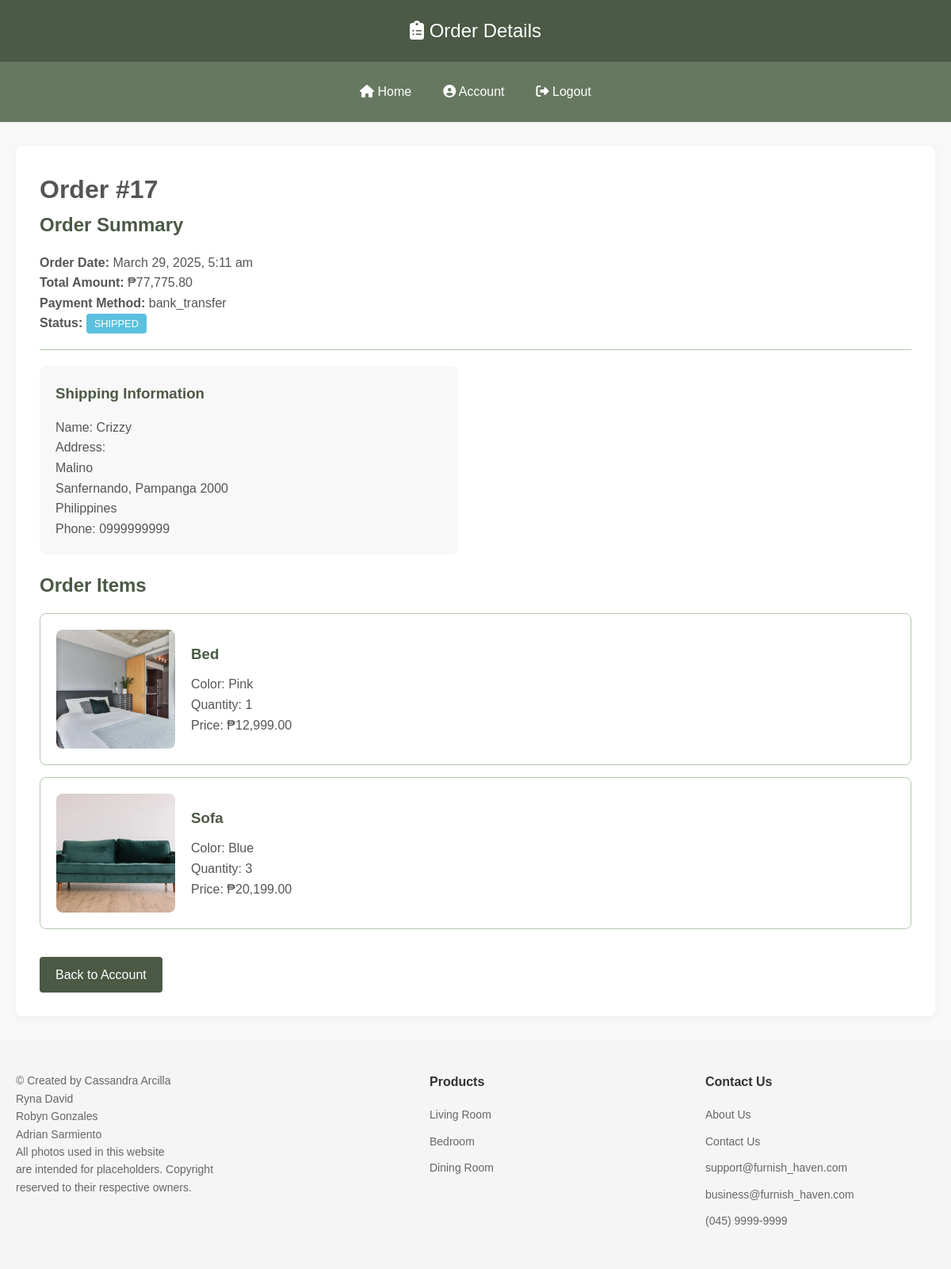
Page /order_details.php?order_id=17 (signed in) on the committed database.
### tables this page shows
CREATE TABLE `orders` (
  `id` int(11) NOT NULL,
  `user_id` int(11) NOT NULL,
  `billing_address_id` int(11) NOT NULL,
  `shipping_address_id` int(11) NOT NULL,
  `total_amount` decimal(10,2) NOT NULL,
  `status` enum('Pending','Processing','Shipped','Delivered','Cancelled') NOT NULL DEFAULT 'Pending',
  `payment_method` varchar(50) NOT NULL,
  `order_date` timestamp NOT NULL DEFAULT current_timestamp(),
  `shipped_at` timestamp NULL DEFAULT NULL,
  `delivered_at` timestamp NULL DEFAULT NULL,
  `shipping_fee` decimal(10,2) DEFAULT 500.00
);

CREATE TABLE `addresses` (
  `id` int(11) NOT NULL,
  `user_id` int(11) NOT NULL,
  `full_name` varchar(100) NOT NULL,
  `street_address` varchar(255) NOT NULL,
  `city` varchar(100) NOT NULL,
  `state` varchar(100) NOT NULL,
  `postal_code` varchar(20) NOT NULL,
  `country` varchar(100) NOT NULL,
  `phone_number` varchar(20) DEFAULT NULL,
  `is_default` tinyint(1) DEFAULT 0,
  `created_at` timestamp NOT NULL DEFAULT current_timestamp()
);

CREATE TABLE `order_items` (
  `id` int(11) NOT NULL,
  `order_id` int(11) NOT NULL,
  `product_id` int(11) NOT NULL,
  `product_colorway_id` int(11) DEFAULT NULL,
  `quantity` int(11) NOT NULL,
  `price_at_time_of_order` decimal(10,2) NOT NULL
);

CREATE TABLE `products` (
  `id` int(11) NOT NULL,
  `main_image` varchar(255) NOT NULL,
  `name` varchar(100) NOT NULL,
  `price` decimal(10,2) NOT NULL,
  `description` text NOT NULL,
  `stock` int(11) DEFAULT 0,
  `category` enum('Living Room','Bedroom','Dining Room') NOT NULL
);

CREATE TABLE `product_colorways` (
  `id` int(11) NOT NULL,
  `product_id` int(11) NOT NULL,
  `color_name` varchar(100) NOT NULL,
  `image_path` varchar(255) DEFAULT NULL,
  `is_default` tinyint(1) DEFAULT 0
);

### order_details.php (the view, shortened to what this page needs)
<?php
require_once 'config.php';
$user_id = $_SESSION['user_id'];
$order_id = $_GET['order_id'] ?? null;
$query = "
    SELECT
        oi.id AS order_item_id,
        p.name AS product_name,
        pc.color_name,
        oi.quantity,
        oi.price_at_time_of_order,
        p.main_image
    FROM
        order_items oi
    JOIN
        products p ON oi.product_id = p.id
    LEFT JOIN
        product_colorways pc ON oi.product_colorway_id = pc.id
    JOIN
        orders o ON oi.order_id = o.id
    WHERE
        o.id = ? AND o.user_id = ?
";
try {
    $stmt = $pdo->prepare($query);
    $stmt->execute([$order_id, $user_id]);
    $order_items = $stmt->fetchAll(PDO::FETCH_ASSOC);
    $order_query = "
    SELECT
        o.total_amount,
        o.status,
        o.order_date,
        o.payment_method,
        ba.full_name AS billing_name,
        ba.street_address AS billing_address,
        ba.city AS billing_city,
        ba.state AS billing_state,
        ba.postal_code AS billing_postal_code,
        ba.country AS billing_country,
        ba.phone_number AS billing_phone_number,
        sa.full_name AS shipping_name,
        sa.street_address AS shipping_address,
        sa.city AS shipping_city,
        sa.state AS shipping_state,
        sa.postal_code AS shipping_postal_code,
        sa.country AS shipping_country,
        sa.phone_number AS shipping_phone_number
    FROM
        orders o
    JOIN
        addresses ba ON o.billing_address_id = ba.id
    JOIN
        addresses sa ON o.shipping_address_id = sa.id
    WHERE
        o.id = ? AND o.user_id = ?
";
    $order_stmt = $pdo->prepare($order_query);
    $order_stmt->execute([$order_id, $user_id]);
    $order_summary = $order_stmt->fetch(PDO::FETCH_ASSOC);
} catch (PDOException $e) {
    error_log('Order details fetch error: ' . $e->getMessage());
    $error = "Unable to retrieve order details. Please try again later.";
}
?>
<!DOCTYPE html>
<html lang="en">
<head>
    <link rel="stylesheet" href="https://cdnjs.cloudflare.com/ajax/libs/font-awesome/6.4.0/css/all.min.css">
</head>
<body>
    <header class="header">
        <i class="fas fa-clipboard-list"></i> Order Details
    </header>
    <nav class="nav">
        <a href="home.php"><i class="fas fa-home"></i> Home</a>
        <a href="account.php"><i class="fas fa-user-circle"></i> Account</a>
        <a href="login.php"><i class="fas fa-sign-out-alt"></i> Logout</a>
    </nav>
    <div class="container">
        <div class="order-details-section">
            <h1>Order #<?php echo htmlspecialchars($order_id); ?></h1>
            <?php if (isset($error)): ?>
                <div class="alert-danger">
                    <?php echo htmlspecialchars($error); ?>
                </div>
            <?php else: ?>
                <div class="order-summary">
                    <h2>Order Summary</h2>
                    <div class="row">
                        <div class="col">
                            <p><strong>Order Date:</strong> <?php echo date('F j, Y, g:i a', strtotime($order_summary['order_date'])); ?></p>
                            <p><strong>Total Amount:</strong> ₱<?php echo number_format($order_summary['total_amount'], 2); ?></p>
                        </div>
                        <div class="col">
                            <p><strong>Payment Method:</strong> <?php echo htmlspecialchars($order_summary['payment_method']); ?></p>
                            <p>
                                <strong>Status:</strong>
                                <span class="order-status <?php echo strtolower($order_summary['status']); ?>">
                                    <?php echo htmlspecialchars($order_summary['status']); ?>
                                </span>
                            </p>
                        </div>
                    </div>
                </div>
                <div class="shipping-billing-info">
                <div class="shipping-info">
                    <h3>Shipping Information</h3>
                    <p>Name: <?php echo htmlspecialchars($order_summary['shipping_name']); ?></p>
                    <p>Address: <br> <?php echo htmlspecialchars($order_summary['shipping_address']); ?></p>
                    <p><?php echo htmlspecialchars($order_summary['shipping_city']); ?>, <?php echo htmlspecialchars($order_summary['shipping_state']); ?> <?php echo htmlspecialchars($order_summary['shipping_postal_code']); ?></p>
                    <p><?php echo htmlspecialchars($order_summary['shipping_country']); ?></p>
                    <?php if (!empty($order_summary['shipping_phone_number'])): ?>
                        <p>Phone: <?php echo htmlspecialchars($order_summary['shipping_phone_number']); ?></p>
                    <?php endif; ?>
                </div>
                </div>
                <div class="order-items">
                    <h2>Order Items</h2>
                    <?php foreach ($order_items as $item): ?>
                        <div class="order-item">
                            <img src="uploads/products/<?php echo htmlspecialchars(basename($item['main_image'])); ?>" alt="<?php echo htmlspecialchars($item['product_name']); ?>">
                            <div class="item-details">
                                <h3><?php echo htmlspecialchars($item['product_name']); ?></h3>
                                <?php if ($item['color_name']): ?>
                                    <p>Color: <?php echo htmlspecialchars($item['color_name']); ?></p>
                                <?php endif; ?>
                                <p>Quantity: <?php echo htmlspecialchars($item['quantity']); ?></p>
                                <p>Price: ₱<?php echo number_format($item['price_at_time_of_order'], 2); ?></p>
                            </div>
                        </div>
                    <?php endforeach; ?>
                </div>
                <div class="order-actions">
                    <a href="account.php" class="btn">Back to Account</a>
                </div>
            <?php endif; ?>
        </div>
    </div>
    <footer class="footer">
        <div class="footer-container">
            <div class="footer-copyright">
                <p>
                    © Created by Cassandra Arcilla<br>
                    Ryna David<br>
                    Robyn Gonzales<br>
                    Adrian Sarmiento<br>
                    All photos used in this website<br>
                    are intended for placeholders. Copyright<br>
                    reserved to their respective owners.
                </p>
            </div>
            <div class="footer-column">
                <h3>Products</h3>
                <ul>
                    <li><a href="living_room.php">Living Room</a></li>
                    <li><a href="bedroom.php">Bedroom</a></li>
                    <li><a href="dining_room.php">Dining Room</a></li>
                </ul>
            </div>
            <div class="footer-column">
                <h3>Contact Us</h3>
                <ul>
                    <li><a href="about.php">About Us</a></li>
                    <li><a href="contact.php">Contact Us</a></li>
                    <li><a href="mailto:support@furnish_haven.com">support@furnish_haven.com</a></li>
                    <li><a href="mailto:business@furnish_haven.com">business@furnish_haven.com</a></li>
                    <li><a href="tel:04599999999">(045) 9999-9999</a></li>
                </ul>
            </div>
        </div>
    </footer>
</body>
</html>

### order_details.php (style rules this page uses)
:root { --primary: #4B5945; --secondary: #66785F; --accent: #B2C9AD; --light: #f8f8f8; --dark: #333; --text: #555; }
* { margin: 0; padding: 0; box-sizing: border-box; }
body { font-family: 'Arial', sans-serif; line-height: 1.6; color: var(--text); background-color: var(--light); }
.header { background-color: var(--primary); color: white; padding: 20px; text-align: center; font-size: 24px; box-shadow: 0 2px 5px rgba(0,0,0,0.1); }
.nav { background-color: var(--secondary); display: flex; justify-content: center; flex-wrap: wrap; padding: 15px 0; }
.nav a { color: white; text-decoration: none; padding: 10px 15px; margin: 0 5px; transition: all 0.3s; border-radius: 4px; }
.container { max-width: 1200px; margin: 30px auto; padding: 0 20px; }
.footer { background-color: #f5f5f5; padding: 40px 0; font-family: Arial, sans-serif; }
.footer-container { max-width: 1200px; margin: 0 auto; display: flex; justify-content: space-between; padding: 0 20px; }
.footer-copyright { width: 40%; padding-right: 30px; }
.footer-copyright p { color: #666; font-size: 14px; margin: 0; line-height: 1.6; }
.footer-column { width: 25%; }
.footer h3 { color: #333; font-size: 16px; margin-bottom: 15px; font-weight: bold; }
.footer ul { list-style: none; padding: 0; margin: 0; }
.footer li { margin-bottom: 8px; }
.footer a { color: #666; text-decoration: none; font-size: 14px; transition: color 0.3s; }
.order-details-section { background-color: white; border-radius: 8px; padding: 30px; box-shadow: 0 2px 10px rgba(0,0,0,0.05); margin-bottom: 20px; }
.order-summary { border-bottom: 1px solid var(--accent); padding-bottom: 20px; margin-bottom: 20px; }
.order-summary h2, .shipping-billing-info h3, .order-items h2 { color: var(--primary); margin-bottom: 15px; }
.shipping-billing-info { display: flex; justify-content: space-between; margin-bottom: 20px; }
.billing-info, .shipping-info { width: 48%; background-color: var(--light); padding: 20px; border-radius: 8px; }
.order-items .order-item { display: flex; align-items: center; background-color: white; border: 1px solid var(--accent); border-radius: 8px; padding: 20px; margin-bottom: 15px; }
.order-items .order-item img { width: 150px; height: 150px; object-fit: cover; margin-right: 20px; border-radius: 8px; }
.order-items .item-details { flex-grow: 1; }
.order-items .item-details h3 { color: var(--primary); margin-bottom: 10px; }
.order-status { padding: 5px 10px; border-radius: 4px; font-size: 0.8em; text-transform: uppercase; }
.order-status.shipped { background-color: #5bc0de; color: white; }
.btn { display: inline-block; padding: 10px 20px; background-color: var(--primary); color: white; text-decoration: none; border-radius: 4px; transition: background-color 0.3s; margin-top: 20px; }

### rows in the picture
orders: order_date "March 29, 2025, 5:11 am", total_amount "77,775.80", payment_method "bank_transfer", status "SHIPPED", billing_address.full_name "Crizzy", billing_address.street_address "Malino", billing_address.city "Sanfernando", billing_address.state "Pampanga", billing_address.postal_code "2000", billing_address.country "Philippines", billing_address.phone_number "0999999999"
order_items: product.main_image (picture), product.name "Bed", product_colorway.color_name "Pink", quantity "1", price_at_time_of_order "12,999.00"
order_items: product.main_image (picture), product.name "Sofa", product_colorway.color_name "Blue", quantity "3", price_at_time_of_order "20,199.00"

### other values in the picture
$order_id "17"
